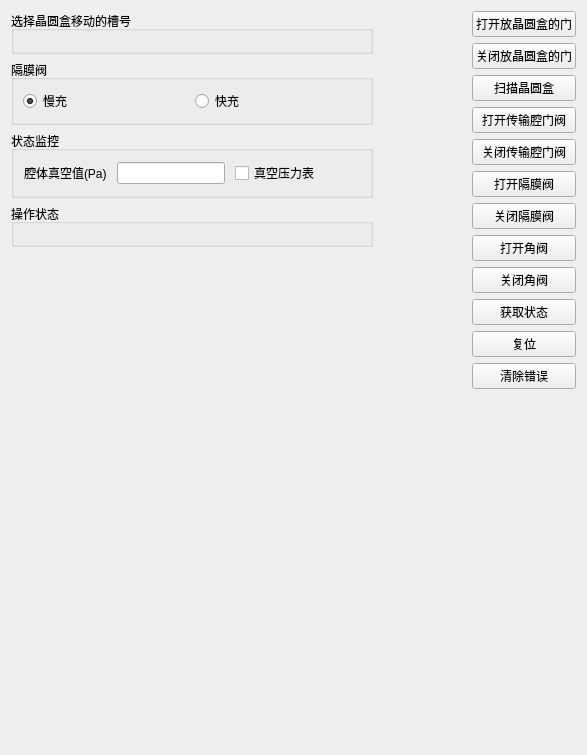
<?xml version="1.0" encoding="UTF-8"?>
<ui version="4.0">
 <class>FortrendLoadLockSubsystem</class>
 <widget class="QWidget" name="FortrendLoadLockSubsystem">
  <property name="geometry">
   <rect>
    <x>0</x>
    <y>0</y>
    <width>587</width>
    <height>755</height>
   </rect>
  </property>
  <property name="font">
   <font>
    <family>Microsoft YaHei UI</family>
    <pointsize>9</pointsize>
   </font>
  </property>
  <property name="windowTitle">
   <string>Form</string>
  </property>
  <layout class="QHBoxLayout" name="horizontalLayout_2">
   <item>
    <layout class="QVBoxLayout" name="verticalLayout_2">
     <item>
      <widget class="QGroupBox" name="slots_group">
       <property name="title">
        <string>选择晶圆盒移动的槽号</string>
       </property>
       <layout class="QVBoxLayout" name="station_layout_5">
        <property name="spacing">
         <number>10</number>
        </property>
        <property name="leftMargin">
         <number>10</number>
        </property>
        <property name="topMargin">
         <number>10</number>
        </property>
        <property name="rightMargin">
         <number>10</number>
        </property>
        <property name="bottomMargin">
         <number>10</number>
        </property>
        <item>
         <layout class="QGridLayout" name="slots_gridLayout"/>
        </item>
       </layout>
      </widget>
     </item>
     <item>
      <widget class="QGroupBox" name="groupBox">
       <property name="minimumSize">
        <size>
         <width>0</width>
         <height>0</height>
        </size>
       </property>
       <property name="title">
        <string>隔膜阀</string>
       </property>
       <layout class="QGridLayout" name="gridLayout">
        <item row="0" column="0">
         <layout class="QGridLayout" name="gridLayout_2">
          <item row="0" column="0">
           <widget class="QRadioButton" name="slow_charging_rbt">
            <property name="text">
             <string>慢充</string>
            </property>
            <property name="checked">
             <bool>true</bool>
            </property>
           </widget>
          </item>
          <item row="0" column="1">
           <widget class="QRadioButton" name="fast_charging_rbt">
            <property name="text">
             <string>快充</string>
            </property>
           </widget>
          </item>
         </layout>
        </item>
       </layout>
      </widget>
     </item>
     <item>
      <widget class="QGroupBox" name="generate_state_group">
       <property name="title">
        <string>状态监控</string>
       </property>
       <layout class="QVBoxLayout" name="station_layout_7">
        <property name="spacing">
         <number>10</number>
        </property>
        <property name="leftMargin">
         <number>10</number>
        </property>
        <property name="topMargin">
         <number>10</number>
        </property>
        <property name="rightMargin">
         <number>10</number>
        </property>
        <property name="bottomMargin">
         <number>10</number>
        </property>
        <item>
         <layout class="QVBoxLayout" name="verticalLayout">
          <item>
           <layout class="QHBoxLayout" name="horizontalLayout">
            <item>
             <widget class="QLabel" name="label">
              <property name="text">
               <string>腔体真空值(Pa)</string>
              </property>
             </widget>
            </item>
            <item>
             <widget class="QLineEdit" name="current_vacuum_value_let">
              <property name="readOnly">
               <bool>true</bool>
              </property>
             </widget>
            </item>
            <item>
             <widget class="QCheckBox" name="vacuum_pressure_gage_ckb">
              <property name="text">
               <string>真空压力表</string>
              </property>
             </widget>
            </item>
            <item>
             <spacer name="horizontalSpacer_2">
              <property name="orientation">
               <enum>Qt::Horizontal</enum>
              </property>
              <property name="sizeHint" stdset="0">
               <size>
                <width>40</width>
                <height>20</height>
               </size>
              </property>
             </spacer>
            </item>
           </layout>
          </item>
          <item>
           <layout class="QGridLayout" name="inputs_layout"/>
          </item>
         </layout>
        </item>
       </layout>
      </widget>
     </item>
     <item>
      <widget class="QGroupBox" name="operation_group">
       <property name="title">
        <string>操作状态</string>
       </property>
       <layout class="QVBoxLayout" name="station_layout_6">
        <property name="spacing">
         <number>10</number>
        </property>
        <property name="leftMargin">
         <number>10</number>
        </property>
        <property name="topMargin">
         <number>10</number>
        </property>
        <property name="rightMargin">
         <number>10</number>
        </property>
        <property name="bottomMargin">
         <number>10</number>
        </property>
        <item>
         <layout class="QGridLayout" name="operation_state_gridLayout"/>
        </item>
       </layout>
      </widget>
     </item>
     <item>
      <spacer name="verticalSpacer_2">
       <property name="orientation">
        <enum>Qt::Vertical</enum>
       </property>
       <property name="sizeHint" stdset="0">
        <size>
         <width>20</width>
         <height>40</height>
        </size>
       </property>
      </spacer>
     </item>
    </layout>
   </item>
   <item>
    <layout class="QHBoxLayout" name="center_layout"/>
   </item>
   <item>
    <spacer name="horizontalSpacer">
     <property name="orientation">
      <enum>Qt::Horizontal</enum>
     </property>
     <property name="sizeHint" stdset="0">
      <size>
       <width>40</width>
       <height>20</height>
      </size>
     </property>
    </spacer>
   </item>
   <item>
    <layout class="QVBoxLayout" name="right_verticalLayout">
     <property name="sizeConstraint">
      <enum>QLayout::SetFixedSize</enum>
     </property>
     <item>
      <widget class="QPushButton" name="open_cassette_door_btn">
       <property name="minimumSize">
        <size>
         <width>0</width>
         <height>0</height>
        </size>
       </property>
       <property name="text">
        <string>打开放晶圆盒的门</string>
       </property>
      </widget>
     </item>
     <item>
      <widget class="QPushButton" name="close_cassette_door_btn">
       <property name="minimumSize">
        <size>
         <width>0</width>
         <height>0</height>
        </size>
       </property>
       <property name="text">
        <string>关闭放晶圆盒的门</string>
       </property>
      </widget>
     </item>
     <item>
      <widget class="QPushButton" name="mapping_btn">
       <property name="minimumSize">
        <size>
         <width>0</width>
         <height>0</height>
        </size>
       </property>
       <property name="font">
        <font>
         <family>Microsoft YaHei UI</family>
        </font>
       </property>
       <property name="text">
        <string>扫描晶圆盒</string>
       </property>
      </widget>
     </item>
     <item>
      <widget class="QPushButton" name="open_tm_cavity_door_btn">
       <property name="minimumSize">
        <size>
         <width>0</width>
         <height>0</height>
        </size>
       </property>
       <property name="text">
        <string>打开传输腔门阀</string>
       </property>
      </widget>
     </item>
     <item>
      <widget class="QPushButton" name="close_tm_cavity_door_btn">
       <property name="minimumSize">
        <size>
         <width>0</width>
         <height>0</height>
        </size>
       </property>
       <property name="text">
        <string>关闭传输腔门阀</string>
       </property>
      </widget>
     </item>
     <item>
      <widget class="QPushButton" name="open_diaphragm_valve_btn">
       <property name="minimumSize">
        <size>
         <width>0</width>
         <height>0</height>
        </size>
       </property>
       <property name="text">
        <string>打开隔膜阀</string>
       </property>
      </widget>
     </item>
     <item>
      <widget class="QPushButton" name="close_diaphragm_valve_btn">
       <property name="minimumSize">
        <size>
         <width>0</width>
         <height>0</height>
        </size>
       </property>
       <property name="text">
        <string>关闭隔膜阀</string>
       </property>
      </widget>
     </item>
     <item>
      <widget class="QPushButton" name="open_angle_valve_btn">
       <property name="minimumSize">
        <size>
         <width>0</width>
         <height>0</height>
        </size>
       </property>
       <property name="text">
        <string>打开角阀</string>
       </property>
      </widget>
     </item>
     <item>
      <widget class="QPushButton" name="close_angle_valve_btn">
       <property name="minimumSize">
        <size>
         <width>0</width>
         <height>0</height>
        </size>
       </property>
       <property name="text">
        <string>关闭角阀</string>
       </property>
      </widget>
     </item>
     <item>
      <widget class="QPushButton" name="generate_btn">
       <property name="minimumSize">
        <size>
         <width>0</width>
         <height>0</height>
        </size>
       </property>
       <property name="text">
        <string>获取状态</string>
       </property>
      </widget>
     </item>
     <item>
      <widget class="QPushButton" name="reset_btn">
       <property name="minimumSize">
        <size>
         <width>0</width>
         <height>0</height>
        </size>
       </property>
       <property name="text">
        <string>复位</string>
       </property>
      </widget>
     </item>
     <item>
      <widget class="QPushButton" name="clear_error_btn">
       <property name="minimumSize">
        <size>
         <width>0</width>
         <height>0</height>
        </size>
       </property>
       <property name="text">
        <string>清除错误</string>
       </property>
      </widget>
     </item>
     <item>
      <spacer name="verticalSpacer">
       <property name="orientation">
        <enum>Qt::Vertical</enum>
       </property>
       <property name="sizeHint" stdset="0">
        <size>
         <width>20</width>
         <height>40</height>
        </size>
       </property>
      </spacer>
     </item>
    </layout>
   </item>
  </layout>
 </widget>
 <resources/>
 <connections/>
</ui>
